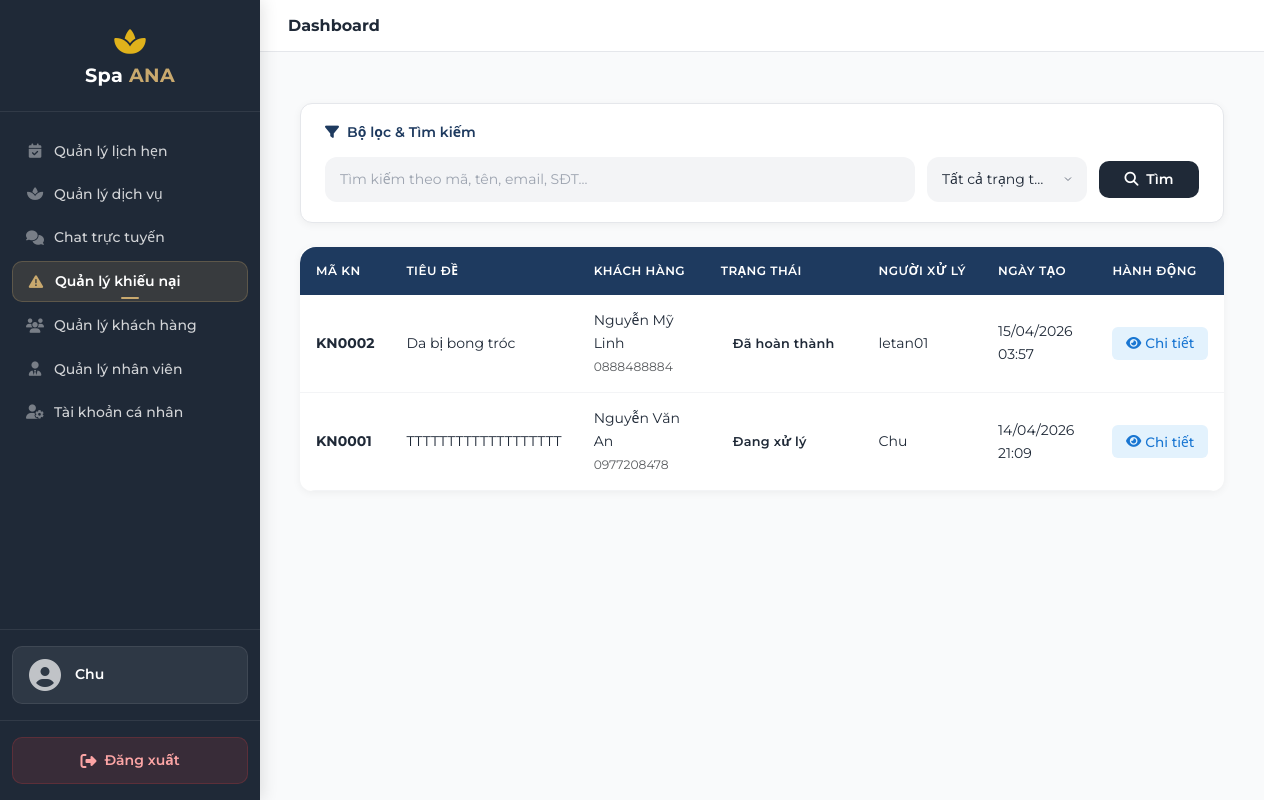
Before: /manage/complaints/ (signed in) with the older database file.
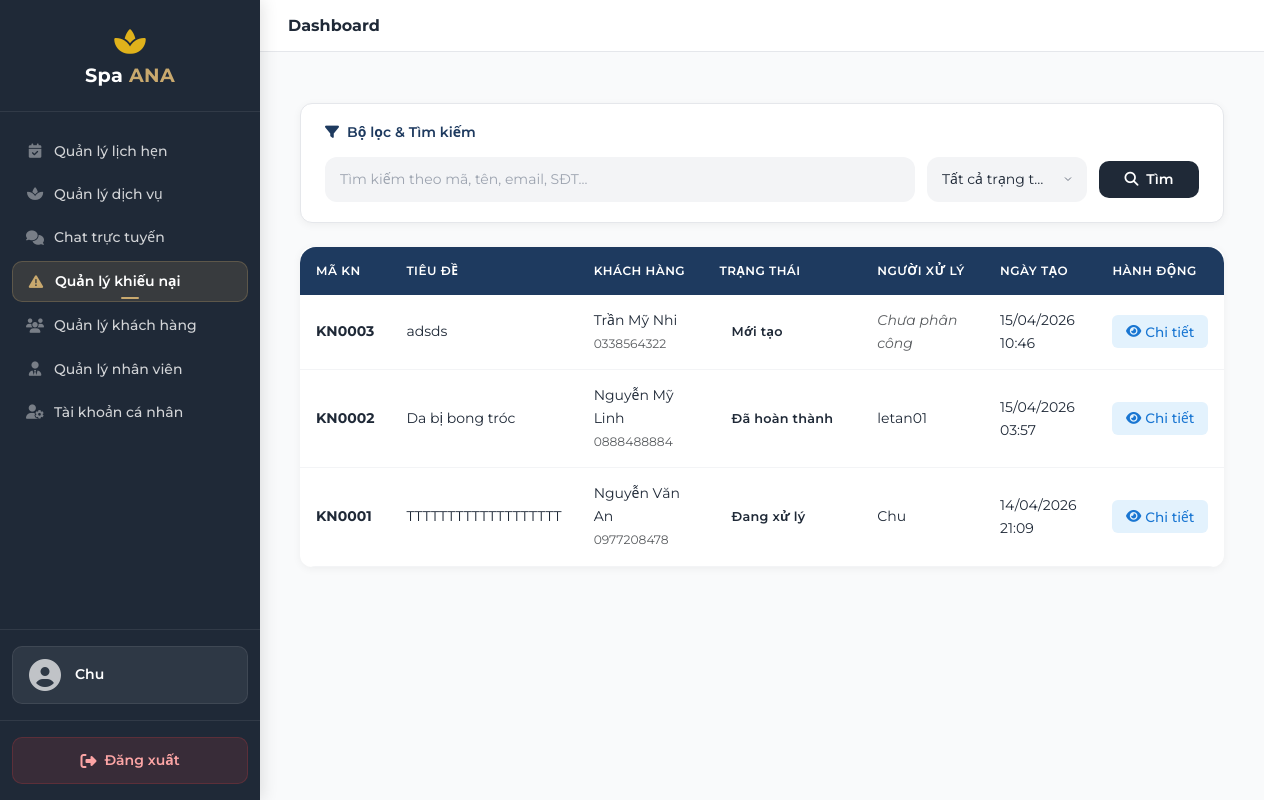
After: the same page with the newer database file.
### complaints/models.py (models this page shows, shortened)
class Complaint(models.Model):
    STATUS_CHOICES = [
        ('NEW', 'Mới tạo'),
        ('IN_PROGRESS', 'Đang xử lý'),
        ('RESOLVED', 'Đã hoàn thành'),
    ]
    code = models.CharField(max_length=10, unique=True, blank=True, verbose_name='Mã khiếu nại')
    customer = models.ForeignKey(
        'customers.CustomerProfile', on_delete=models.SET_NULL,
        null=True, blank=True,
        related_name='complaints', verbose_name='Khách hàng'
    )
    full_name = models.CharField(max_length=100, verbose_name='Họ và tên')
    phone = models.CharField(max_length=15, verbose_name='Số điện thoại')
    email = models.CharField(max_length=255, blank=True, null=True, verbose_name='Email')
    customer_name_snapshot = models.CharField(max_length=100, blank=True, null=True, verbose_name='Tên KH (snapshot)')
    customer_phone_snapshot = models.CharField(max_length=15, blank=True, null=True, verbose_name='SĐT KH (snapshot)')
    customer_email_snapshot = models.CharField(max_length=255, blank=True, null=True, verbose_name='Email KH (snapshot)')
    title = models.CharField(max_length=200, verbose_name='Tiêu đề khiếu nại')
    content = models.TextField(verbose_name='Nội dung khiếu nại')
    incident_date = models.DateTimeField(blank=True, null=True, verbose_name='Ngày xảy ra sự cố')
    appointment_code = models.CharField(max_length=10, blank=True, null=True, verbose_name='Mã lịch hẹn liên quan')
    related_service = models.ForeignKey(
        'spa_services.Service', on_delete=models.SET_NULL,
        null=True, blank=True, verbose_name='Dịch vụ liên quan'
    )
    expected_solution = models.CharField(max_length=1000, blank=True, null=True, verbose_name='Giải pháp mong muốn')
    status = models.CharField(max_length=20, choices=STATUS_CHOICES, default='NEW', verbose_name='Trạng thái')
    assigned_to = models.ForeignKey(
        User, on_delete=models.SET_NULL,
        null=True, blank=True,
        related_name='assigned_complaints', verbose_name='Người phụ trách'
    )
    resolution = models.TextField(blank=True, null=True, verbose_name='Kết quả xử lý')
    note = models.TextField(blank=True, null=True, verbose_name='Ghi chú nội bộ')
    resolved_at = models.DateTimeField(null=True, blank=True, verbose_name='Thời điểm giải quyết xong')
    created_at = models.DateTimeField(auto_now_add=True, verbose_name='Thời điểm tạo')
    updated_at = models.DateTimeField(auto_now=True, null=True, blank=True, verbose_name='Thời điểm cập nhật')
    class Meta:
        db_table = 'complaints'
        verbose_name = 'Khiếu nại'
        verbose_name_plural = 'Khiếu nại'
        ordering = ['-created_at']
        indexes = [
            models.Index(fields=['code']),
            models.Index(fields=['status', 'created_at']),
            models.Index(fields=['assigned_to']),
        ]
        constraints = [
            models.CheckConstraint(
                check=models.Q(status__in=['NEW', 'IN_PROGRESS', 'RESOLVED']),
                name='complaint_status_valid'
            ),
            models.CheckConstraint(
                check=models.Q(resolved_at__isnull=True) | models.Q(resolved_at__gte=models.F('created_at')),
                name='complaint_resolved_at_valid'
            ),
        ]

### complaints/views.py (the view, shortened to what this page needs)
# urls.py: path('manage/complaints/', views.admin_complaints, name='admin_complaints'),
@login_required(login_url='accounts:login')
def admin_complaints(request):
    if not (request.user.is_staff or request.user.is_superuser):
        messages.error(request, 'Bạn không có quyền truy cập trang này.')
        return redirect('pages:home')
    complaints_list = Complaint.objects.all().order_by('-created_at')
    search = request.GET.get('search', '')
    status = request.GET.get('status', '')
    if status:
        complaints_list = complaints_list.filter(status=status)
    paginator = Paginator(complaints_list, 10)
    page = request.GET.get('page', 1)
    complaints = paginator.get_page(page)
    context = {
        'complaints': complaints,
        'search': search,
        'status_filter': status,
    }
    return render(request, 'manage/pages/admin_complaints.html', context)

### templates/manage/pages/admin_complaints.html (shortened to what this page needs)
{% extends "manage/base.html" %}
{% load static %}
{% block content %}
<div class="container-fluid py-4">
    <div class="filter-section">
        <h6><i class="fas fa-filter me-2"></i>Bộ lọc & Tìm kiếm</h6>
        <form method="get" class="filter-row">
            <div class="search-input">
                <input type="text" class="form-control" name="search" value="{{ search }}" placeholder="Tìm kiếm theo mã, tên, email, SĐT...">
            </div>
            <div class="filter-select">
                <select class="form-select" name="status">
                    <option value="">Tất cả trạng thái</option>
                </select>
            </div>
            <div class="filter-btn">
                <button type="submit" class="btn btn-primary w-100 btn-nowrap" style="background: linear-gradient(135deg, #1e3a5f, #2c5282); border: none;">
                    <i class="fas fa-search me-1"></i> Tìm
                </button>
            </div>
        </form>
    </div>
    <div class="card table-card">
        <div class="table-responsive">
            <table class="table admin-table table-hover mb-0">
                <thead>
                    <tr>
                    <th>Mã KN</th>
                        <th>Tiêu đề</th>
                        <th>Khách hàng</th>
                        <th>Trạng thái</th>
                        <th>Người xử lý</th>
                        <th>Ngày tạo</th>
                        <th class="action-col">Hành động</th>
                    </tr>
                </thead>
                <tbody>
                    {% for complaint in complaints %}
                    <tr>
                        <td><strong>{{ complaint.code }}</strong></td>
                        <td>{{ complaint.title|truncatechars:30 }}</td>
                        <td>
                            {{ complaint.customer_name_snapshot }}<br>
                            <small class="text-muted">{{ complaint.customer_phone_snapshot }}</small>
                        </td>
                        <td><span class="status-badge status-{{ complaint.status }}">{{ complaint.get_status_display }}</span></td>
                        <td>
                            {% if complaint.assigned_to %}
                                {{ complaint.assigned_to.get_full_name|default:complaint.assigned_to.username }}
                            {% else %}
                                <em class="text-muted">Chưa phân công</em>
                            {% endif %}
                        </td>
                        <td>{{ complaint.created_at|date:"d/m/Y H:i" }}</td>
                        <td class="action-col">
                            <a href="{% url 'complaints:admin_complaint_detail' complaint.id %}" class="btn btn-action btn-view">
                                <i class="fas fa-eye"></i> <span>Chi tiết</span>
                            </a>
                        </td>
                    </tr>
                    {% endfor %}
                </tbody>
            </table>
        </div>
    </div>
</div>
{% endblock %}

### templates/manage/base.html (shortened to what this page needs)
{% load static %}
<!DOCTYPE html>
<html lang="vi">
<head>
    <link href="https://cdn.jsdelivr.net/npm/bootstrap@5.3.2/dist/css/bootstrap.min.css" rel="stylesheet">
    <link href="https://cdnjs.cloudflare.com/ajax/libs/font-awesome/6.5.1/css/all.min.css" rel="stylesheet">
    <link rel="stylesheet" href="{% static 'css/style.css' %}?v={% now 'His' %}">
    <link rel="stylesheet" href="{% static 'css/admin.css' %}?v={% now 'His' %}">
</head>
<body>
    <div class="admin-layout">
        {% include 'manage/includes/sidebar.html' %}
        <div class="admin-content">
            {% include 'manage/includes/header.html' %}
            <main class="admin-main">
                {% block content %}{% endblock %}
            </main>
        </div>
    </div>
</body>
</html>

### templates/manage/includes/sidebar.html (shortened to what this page needs)
{% load static %}
<nav class="admin-sidebar" id="sidebar">
    <div class="sidebar-header">
        <i class="fas fa-spa fa-2x mb-2" style="color: #E0B21B;"></i>
        <h3>Spa <span>ANA</span></h3>
    </div>
    <ul class="nav flex-column sidebar-nav">
        <li class="nav-item">
            <a class="nav-link {% if request.resolver_match.url_name == 'admin_appointments' %}active{% endif %}" href="{% url 'appointments:admin_appointments' %}">
                <i class="fas fa-calendar-check"></i>
                <span class="sidebar-link-label">Quản lý lịch hẹn</span>
            </a>
        </li>
        <li class="nav-item">
            <a class="nav-link {% if request.resolver_match.url_name == 'admin_services' %}active{% endif %}" href="{% url 'spa_services:admin_services' %}">
                <i class="fas fa-spa"></i>
                Quản lý dịch vụ
            </a>
        </li>
        <li class="nav-item">
            <a class="nav-link sidebar-chat-link {% if request.resolver_match.url_name == 'admin_live_chat' %}active{% endif %}" href="{% url 'chat:admin_live_chat' %}">
                <i class="fas fa-comments"></i>
                <span class="sidebar-link-label">Chat trực tuyến</span>
            </a>
        </li>
        <li class="nav-item">
            <a class="nav-link {% if request.resolver_match.url_name == 'admin_complaints' %}active{% endif %}" href="{% url 'complaints:admin_complaints' %}">
                <i class="fas fa-exclamation-triangle"></i>
                <span class="sidebar-link-label">Quản lý khiếu nại</span>
            </a>
        </li>
        <li class="nav-item">
            <a class="nav-link {% if request.resolver_match.url_name == 'admin_customers' %}active{% endif %}" href="{% url 'customers:admin_customers' %}">
                <i class="fas fa-users"></i>
                Quản lý khách hàng
            </a>
        </li>
        {% if request.user.is_superuser %}
        <li class="nav-item">
            <a class="nav-link {% if request.resolver_match.url_name == 'admin_staff' %}active{% endif %}" href="{% url 'staff:admin_staff' %}">
                <i class="fas fa-user-tie"></i>
                Quản lý nhân viên
            </a>
        </li>
        {% endif %}
        <li class="nav-item">
            <a class="nav-link {% if request.resolver_match.url_name == 'admin_profile' %}active{% endif %}" href="{% url 'admin_panel:admin_profile' %}">
                <i class="fas fa-user-cog"></i>
                Tài khoản cá nhân
            </a>
        </li>
    </ul>
    <div class="sidebar-user-info">
        <div class="user-avatar-section">
            <div class="user-avatar">
                <i class="fas fa-user-circle"></i>
            </div>
            <div class="user-name">
                {% if request.user.customerprofile.full_name %}
                    {{ request.user.customerprofile.full_name }}
                {% else %}
                    {{ request.user.username }}
                {% endif %}
            </div>
        </div>
    </div>
    <div class="sidebar-footer">
        <a href="{% url 'admin_panel:admin_logout' %}" class="btn btn-logout logout-link">
            <i class="fas fa-sign-out-alt"></i>
            Đăng xuất
        </a>
    </div>
</nav>

### templates/manage/includes/header.html (shortened to what this page needs)
{% load static %}
<header class="admin-header">
    <div class="d-flex align-items-center">
        <h4 class="mb-0">{% block page_title %}Dashboard{% endblock %}</h4>
    </div>
</header>

### static/css/style.css (style rules this page uses)
:root { --gold: #c9a96e; --gold-light: #e8d5b0; --gold-muted: rgba(201,169,110,.10); --gold-hover: #b8935a; --gold-border: rgba(201,169,110,.30); --text-primary: #1f2937; --text-secondary: #6b7280; --text-muted: #9ca3af; --bg-page: #f9fafb; --bg-white: #ffffff; --bg-subtle: #f3f4f6; --bg-hover: #f0f0ee; --status-pending-bg: #fefce8; --status-pending-text: #92400e; --status-confirm-bg: #eff6ff; --status-confirm-text: #1e40af; --status-done-bg: #f0fdf4; --status-done-text: #166534; --status-cancel-bg: #fff1f2; --status-cancel-text: #9f1239; --danger: #ef4444; --danger-light: #fee2e2; --danger-text: #991b1b; --success: #22c55e; --success-light: #dcfce7; --success-text: #166534; --warning-light: #fefce8; --warning-text: #92400e; --border: #e5e7eb; --shadow-xs: 0 1px 3px rgba(0,0,0,.05); --shadow-sm: 0 2px 8px rgba(0,0,0,.07); --shadow-md: 0 4px 16px rgba(0,0,0,.09); --shadow-gold: 0 4px 16px rgba(201,169,110,.20); --r-sm: 8px; --r-md: 12px; --r-lg: 16px; --r-xl: 20px; --r-pill: 999px; --sp-xs: 8px; --sp-sm: 12px; --sp-md: 20px; --sp-lg: 28px; --sp-xl: 40px; --font-ui: 'Montserrat', system-ui, sans-serif; --ease: all .2s ease; }
*, *::before, *::after { box-sizing: border-box; margin: 0; padding: 0; }
body { font-family: var(--font-ui); font-size: 15px; line-height: 1.65; color: var(--text-primary); background: var(--bg-page); -webkit-font-smoothing: antialiased; overflow-x: hidden; }
a { text-decoration: none; transition: var(--ease); }
button { font-family: var(--font-ui); }
.nav-link { font-size: .875rem; font-weight: 500; color: var(--text-secondary) !important; padding: .5rem .875rem !important; border-radius: var(--r-sm); transition: var(--ease); position: relative; }
.nav-link.active { color: var(--text-primary) !important; font-weight: 600; }
.nav-link.active::after { content: ''; position: absolute; bottom: 2px; left: 50%; transform: translateX(-50%); width: 18px; height: 2px; background: var(--gold); border-radius: 2px; }
.form-control, .form-select, .lux-input, .lux-select, .lux-textarea { display: block; width: 100%; padding: 11px 14px; background: var(--bg-subtle); border: 1px solid transparent; border-radius: var(--r-md); font-family: var(--font-ui); font-size: .875rem; color: var(--text-primary); transition: var(--ease); outline: none; appearance: none; -webkit-appearance: none; }
.form-control::placeholder, .lux-input::placeholder, .lux-textarea::placeholder { color: var(--text-muted); }
.form-select { background-repeat: no-repeat; background-position: right 12px center; padding-right: 36px; }
.btn-lux-full, .w-100 { width: 100%; }
.card, .lux-card { background: var(--bg-white); border-radius: var(--r-lg); border: 1px solid var(--border); box-shadow: var(--shadow-sm); transition: box-shadow .2s, transform .2s; }
.lux-badge, .status-badge { display: inline-flex; align-items: center; gap: 5px; padding: 4px 11px; border-radius: var(--r-pill); font-size: .72rem; font-weight: 600; letter-spacing: .02em; white-space: nowrap; }
.table { border-radius: var(--r-lg); overflow: hidden; }
.table thead { background: var(--bg-subtle); color: var(--text-primary); }
.table thead th { border: none; font-weight: 600; font-size: .78rem; text-transform: uppercase; letter-spacing: .04em; color: var(--text-secondary); padding: .875rem 1rem; }
.table tbody tr { border-bottom: 1px solid var(--border); transition: background .15s; }
.table tbody td { padding: .875rem 1rem; vertical-align: middle; }

Changed rows visible on the page:
added Complaint: code "KN0003", title "adsds", customer_name_snapshot "Trần Mỹ Nhi", customer_phone_snapshot "0338564322", status "Mới tạo", shows "Chưa phân công", created_at "15/04/2026 10:46"
